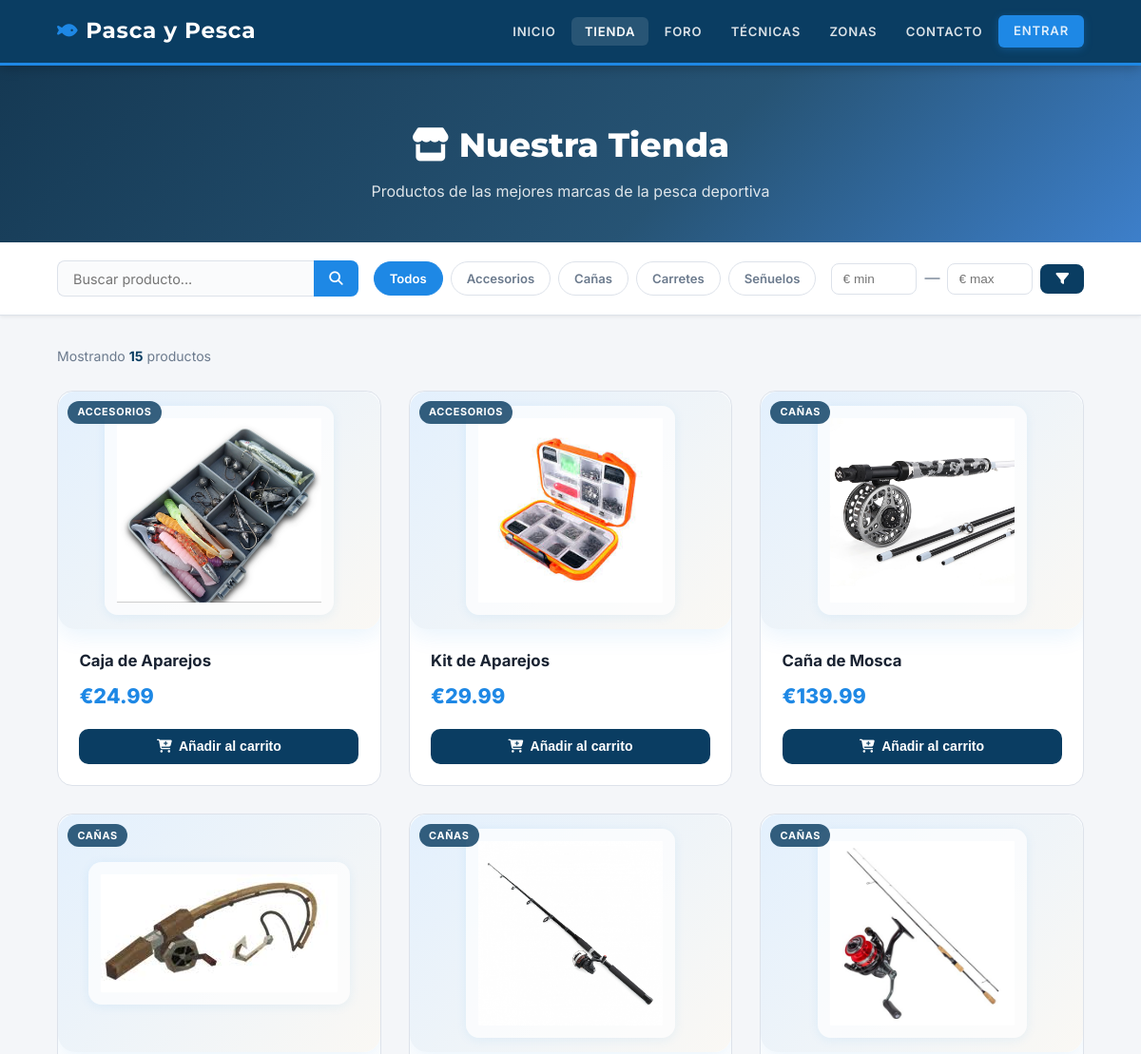
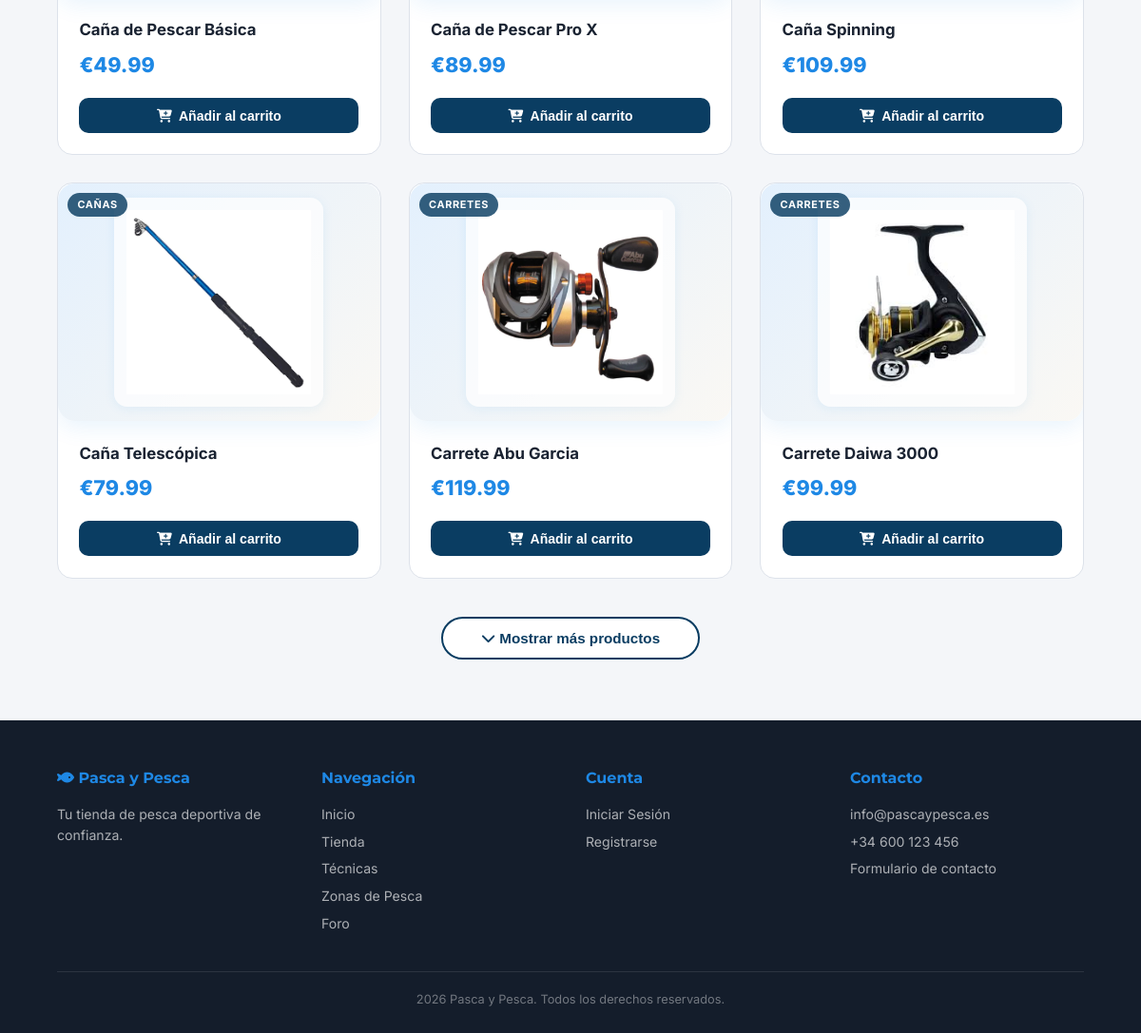
Page /tienda.php on the committed database (2 pictures, top to bottom).
### tables this page shows
CREATE TABLE IF NOT EXISTS productos (
    id INT PRIMARY KEY AUTO_INCREMENT,
    nombre VARCHAR(150) NOT NULL,
    descripcion LONGTEXT,
    precio DECIMAL(10, 2) NOT NULL,
    categoria VARCHAR(50) NOT NULL,
    imagen VARCHAR(500),
    stock INT DEFAULT 0,
    created_at TIMESTAMP DEFAULT CURRENT_TIMESTAMP,
    updated_at TIMESTAMP DEFAULT CURRENT_TIMESTAMP ON UPDATE CURRENT_TIMESTAMP,
    INDEX idx_categoria (categoria),
    INDEX idx_precio (precio),
    FULLTEXT INDEX ft_nombre_descripcion (nombre, descripcion)
);

### tienda.php (the view, shortened to what this page needs)
<?php
$db_host = getenv('DB_HOST') ?: 'localhost';
$db_user = getenv('DB_USER') ?: 'usuarioapp';
$db_pass = getenv('DB_PASSWORD') ?: '1234';
$db_name = getenv('DB_NAME') ?: 'pescaypesca';
$db_port = getenv('DB_PORT') ?: 3306;
$conn = new mysqli($db_host, $db_user, $db_pass, $db_name, $db_port);
$conn->set_charset("utf8");
$productos = [];
$resultado = $conn->query("SELECT id, nombre, precio, categoria, imagen, descripcion FROM productos ORDER BY categoria, nombre");
if (!$resultado) {
    $error_message = 'Error cargando productos: ' . htmlspecialchars($conn->error);
} else {
    while ($row = $resultado->fetch_assoc()) {
        $imagen = $row['imagen'] ? $row['imagen'] : "img/placeholder.webp";
        $productos[] = [
            'id' => (int)$row['id'],
            'nombre' => $row['nombre'],
            'precio' => (float)$row['precio'],
            'categoria' => $row['categoria'],
            'imagen' => $imagen,
            'descripcion' => $row['descripcion']
        ];
    }
}
$busqueda = isset($_GET['busqueda']) ? strtolower(trim($_GET['busqueda'])) : '';
$categoriaSeleccionada = isset($_GET['categoria']) ? $_GET['categoria'] : '';
$precioMin = isset($_GET['precio_min']) && is_numeric($_GET['precio_min']) ? (float)$_GET['precio_min'] : 0;
$precioMax = isset($_GET['precio_max']) && is_numeric($_GET['precio_max']) ? (float)$_GET['precio_max'] : 999999;
$precioMinValue = isset($_GET['precio_min']) && $_GET['precio_min'] !== '' ? $_GET['precio_min'] : '';
$precioMaxValue = isset($_GET['precio_max']) && $_GET['precio_max'] !== '' ? $_GET['precio_max'] : '';
?>
<!DOCTYPE html>
<html lang="es">
<head>
<link rel="stylesheet" href="styles.css" />
</head>
<body>
<header>
<div class="container">
<nav>
    <a href="index.php" class="logo"><i class="fa-solid fa-fish"></i> Pasca y Pesca</a>
    <ul class="nav-links">
        <li><a href="index.php">Inicio</a></li>
        <li><a href="tienda.php" class="active">Tienda</a></li>
        <li><a href="foro.php">Foro</a></li>
        <li><a href="tecnicas.php">Técnicas</a></li>
        <li><a href="zonasCalientes.php">Zonas</a></li>
        <li><a href="contacto.php">Contacto</a></li>
        <?php if (isset($_SESSION['user_id'])): ?>
        <li><a href="carrito.php"><i class="fa-solid fa-cart-shopping"></i> Carrito</a></li>
        <li><a class="profile-link" href="editarPerfil.php" title="Mi perfil"><i class="fa-solid fa-user"></i></a></li>
        <?php else: ?>
        <li><a href="login.php" class="btn btn-primary" style="padding:.42rem 1rem;font-size:.82rem;">Entrar</a></li>
        <?php endif; ?>
    </ul>
</nav>
</div>
</header>
<div class="shop-hero">
    <div class="container">
        <h1><i class="fa-solid fa-store"></i> Nuestra Tienda</h1>
        <p>Productos de las mejores marcas de la pesca deportiva</p>
    </div>
</div>
<div class="shop-controls">
    <div class="container">
        <div class="controls-inner">
            <form method="get" style="display:contents">
                <div class="search-wrap">
                    <input type="text" name="busqueda" placeholder="Buscar producto..." value="<?php echo htmlspecialchars($busqueda); ?>">
                    <button type="submit"><i class="fa-solid fa-magnifying-glass"></i></button>
                </div>
            </form>
            <div class="cat-pills">
                <?php
                $allParams = http_build_query(array_filter(['busqueda'=>$busqueda,'precio_min'=>$precioMinValue,'precio_max'=>$precioMaxValue]));
                $activeAll = ($categoriaSeleccionada==='' || $categoriaSeleccionada==='Todos');
                ?>
                <a href="tienda.php?<?php echo $allParams; ?>" class="cat-pill <?php echo $activeAll ? 'active' : ''; ?>">Todos</a>
                <?php
                $categorias = array_unique(array_column($productos,'categoria'));
                foreach($categorias as $cat):
                    $p = http_build_query(array_filter(['busqueda'=>$busqueda,'precio_min'=>$precioMinValue,'precio_max'=>$precioMaxValue,'categoria'=>$cat]));
                    $isActive = ($categoriaSeleccionada===$cat);
                ?>
                <a href="tienda.php?<?php echo $p; ?>" class="cat-pill <?php echo $isActive ? 'active' : ''; ?>"><?php echo htmlspecialchars($cat); ?></a>
                <?php endforeach; ?>
            </div>
            <form method="get" style="display:contents">
                <div class="price-wrap">
                    <input type="number" name="precio_min" placeholder="€ min" value="<?php echo htmlspecialchars($precioMinValue); ?>" min="0" step="0.01">
                    <span style="color:var(--muted)">—</span>
                    <input type="number" name="precio_max" placeholder="€ max" value="<?php echo htmlspecialchars($precioMaxValue); ?>" min="0" step="0.01">
                    <button type="submit"><i class="fa-solid fa-filter"></i></button>
                </div>
            </form>
        </div>
    </div>
</div>
<main class="shop-main">
<div class="container">
<?php
$productosFiltrados = [];
foreach($productos as $prod){
    $nombreLower = strtolower($prod['nombre']);
    $catMatch = ($categoriaSeleccionada=='' || $categoriaSeleccionada=='Todos' || $prod['categoria']==$categoriaSeleccionada);
    $busqMatch = ($busqueda=='' || strpos($nombreLower,$busqueda)!==false);
    $precioMatch = ($prod['precio'] >= $precioMin && $prod['precio'] <= $precioMax);
    if($catMatch && $busqMatch && $precioMatch) $productosFiltrados[] = $prod;
}
$total = count($productosFiltrados);
?>
<div class="results-bar">
    <div class="results-count">
        Mostrando <strong><?php echo $total; ?></strong> producto<?php echo $total!==1?'s':''; ?>
    </div>
</div>
<?php if($total === 0): ?>
<div class="empty-state">
    <i class="fa-solid fa-fish-fins"></i>
    <p>No se encontraron productos con esos filtros.<br><a href="tienda.php" style="color:var(--accent);font-weight:700;">Ver todos los productos</a></p>
</div>
<?php else: ?>
<div class="product-grid" id="product-grid">
<?php $visibleCount=0; foreach($productosFiltrados as $prod): $visibleCount++;
    $hiddenStyle = $visibleCount > 9 ? 'style="display:none"' : '';
?>
<div class="product-item" <?php echo $hiddenStyle; ?>>
    <span class="product-cat-badge"><?php echo htmlspecialchars($prod['categoria']); ?></span>
    <div class="product-img-wrap">
        <img src="<?php echo htmlspecialchars($prod['imagen']); ?>" alt="<?php echo htmlspecialchars($prod['nombre']); ?>" loading="lazy">
    </div>
    <div class="product-item-body">
        <p class="product-name"><?php echo htmlspecialchars($prod['nombre']); ?></p>
        <p class="product-price">€<?php echo number_format($prod['precio'],2); ?></p>
        <form method="post" onsubmit="return validarCarritoTienda(event)">
            <button type="submit" name="add_to_cart" class="add-to-cart">
                <i class="fa-solid fa-cart-plus"></i> Añadir al carrito
            </button>
        </form>
    </div>
</div>
<?php endforeach; ?>
</div>
<?php if($total > 9): ?>
<div class="show-more-wrap">
    <button id="show-more-btn"><i class="fa-solid fa-chevron-down"></i> Mostrar más productos</button>
</div>
<?php endif; ?>
<?php endif; ?>
</div>
</main>
<footer>
  <div class="container">
    <div class="footer-content">
      <div class="footer-column">
        <h3><i class="fa-solid fa-fish"></i> Pasca y Pesca</h3>
        <p>Tu tienda de pesca deportiva de confianza.</p>
      </div>
      <div class="footer-column">
        <h3>Navegación</h3>
        <a href="index.php">Inicio</a>
        <a href="tienda.php">Tienda</a>
        <a href="tecnicas.php">Técnicas</a>
        <a href="zonasCalientes.php">Zonas de Pesca</a>
        <a href="foro.php">Foro</a>
      </div>
      <div class="footer-column">
        <h3>Cuenta</h3>
        <a href="login.php">Iniciar Sesión</a>
        <a href="registro.php">Registrarse</a>
      </div>
      <div class="footer-column">
        <h3>Contacto</h3>
        <p>info@pascaypesca.es</p>
        <p>+34 600 123 456</p>
              <a href="contacto.php">Formulario de contacto</a>
      </div>
    </div>
    <div class="footer-bottom"><?= date("Y") ?> Pasca y Pesca. Todos los derechos reservados.</div>
  </div>
</footer>
</body>
</html>

### styles.css (style rules this page uses)
:root { --primary: #0a3d62; --primary-dark: #072d49; --accent: #1e88e5; --accent-dark: #1565c0; --sand: #f5f0e8; --sand-light: #faf8f4; --bg: #f4f6f9; --white: #ffffff; --dark: #1a2332; --muted: #6b7a8d; --border: #dde2ea; --success: #27ae60; --danger: #e74c3c; --shadow-sm: 0 1px 4px rgba(0,0,0,.08); --shadow-md: 0 4px 16px rgba(0,0,0,.10); --shadow-lg: 0 8px 32px rgba(0,0,0,.13); --radius-sm: 6px; --radius-md: 12px; --radius-lg: 18px; --transition: .2s ease; }
*, *::before, *::after { box-sizing: border-box; margin: 0; padding: 0; }
html { scroll-behavior: smooth; }
body { font-family: 'Inter', sans-serif; background: var(--bg); color: var(--dark); line-height: 1.6; min-height: 100vh; display: flex; flex-direction: column; }
img { max-width: 100%; display: block; }
a { color: inherit; text-decoration: none; }
.container { width: 90%; max-width: 1200px; margin: 0 auto; }
header { background: var(--primary); position: sticky; top: 0; z-index: 1000; box-shadow: 0 2px 12px rgba(0,0,0,.25); border-bottom: 3px solid var(--accent); }
header .container { padding: .9rem 0; }
nav { display: flex; justify-content: space-between; align-items: center; gap: 1.5rem; flex-wrap: wrap; }
.logo { font-family: 'Montserrat', sans-serif; font-weight: 700; font-size: 1.45rem; color: #fff; letter-spacing: .03em; display: flex; align-items: center; gap: .5rem; }
.logo i { color: var(--accent); font-size: 1.2rem; }
.nav-links { list-style: none; display: flex; align-items: center; flex-wrap: wrap; gap: .2rem; }
.nav-links a { color: rgba(255,255,255,.85); font-weight: 600; font-size: .82rem; letter-spacing: .06em; text-transform: uppercase; padding: .45rem .85rem; border-radius: var(--radius-sm); transition: background var(--transition), color var(--transition); position: relative; }
.nav-links a:hover, .nav-links a.active { color: #fff; background: rgba(255,255,255,.12); }
.btn { display: inline-flex; align-items: center; gap: .45rem; padding: .65rem 1.4rem; border-radius: var(--radius-md); font-weight: 600; font-size: .9rem; cursor: pointer; border: none; transition: background var(--transition), transform var(--transition), box-shadow var(--transition); }
.btn-primary { background: var(--accent); color: #fff; box-shadow: 0 2px 8px rgba(30,136,229,.3); }
input[type=text], input[type=email], input[type=password], textarea, select { width: 100%; padding: .7rem 1rem; border: 1.5px solid var(--border); border-radius: var(--radius-sm); font-family: 'Inter', sans-serif; font-size: .95rem; color: var(--dark); background: var(--white); transition: border-color var(--transition), box-shadow var(--transition); outline: none; }
footer { background: #141d2b; color: rgba(255,255,255,.82); padding: 3rem 0 1.5rem; margin-top: auto; }
.footer-content { display: grid; grid-template-columns: repeat(auto-fit, minmax(180px, 1fr)); gap: 2rem; margin-bottom: 2rem; }
.footer-column h3 { color: var(--accent); font-size: 1rem; font-weight: 700; margin-bottom: .9rem; font-family: 'Montserrat', sans-serif; }
.footer-column p, .footer-column a { color: rgba(255,255,255,.65); font-size: .88rem; display: block; margin-bottom: .4rem; transition: color var(--transition); }
.footer-bottom { border-top: 1px solid rgba(255,255,255,.1); padding-top: 1.2rem; text-align: center; font-size: .8rem; color: rgba(255,255,255,.4); }

### rows in the picture
productos: categoria "ACCESORIOS", imagen (picture), nombre "Caja de Aparejos", precio "24.99"
productos: categoria "ACCESORIOS", imagen (picture), nombre "Kit de Aparejos", precio "29.99"
productos: categoria "CAÑAS", imagen (picture), nombre "Caña de Mosca", precio "139.99"
productos: categoria "CAÑAS", imagen (picture), nombre "Caña de Pescar Básica", precio "49.99"
productos: categoria "CAÑAS", imagen (picture), nombre "Caña de Pescar Pro X", precio "89.99"
productos: categoria "CAÑAS", imagen (picture), nombre "Caña Spinning", precio "109.99"
productos: categoria "CAÑAS", imagen (picture), nombre "Caña Telescópica", precio "79.99"
productos: categoria "CARRETES", imagen (picture), nombre "Carrete Abu Garcia", precio "119.99"
productos: categoria "CARRETES", imagen (picture), nombre "Carrete Daiwa 3000", precio "99.99"

### other values in the picture
$cat "Accesorios"
$cat "Cañas"
$cat "Carretes"
$cat "Señuelos"
$total "15"
